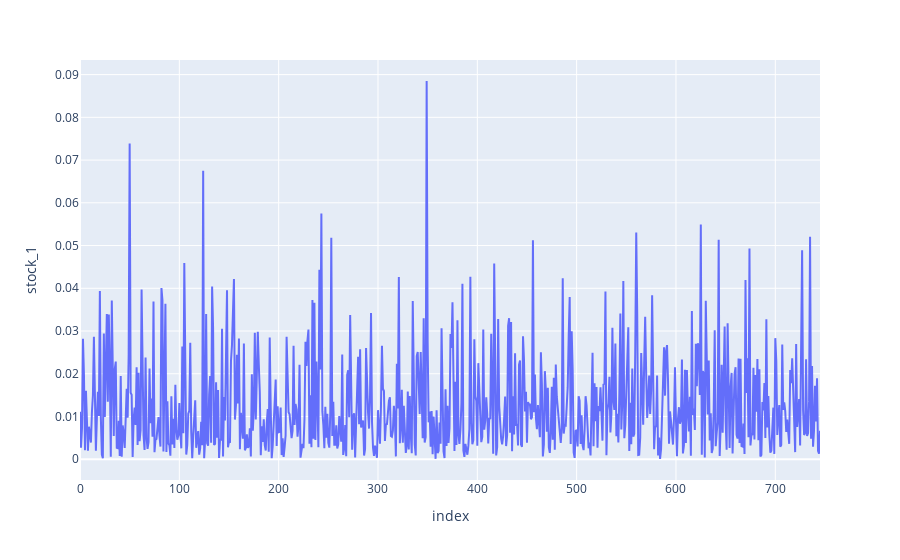

The cell this chart's notebook holds for it:
### Code cell
fig = px.line(
    stocks_df,
    # x="stock_0",
    y="stock_1"
)

fig.show()

### Figure 1 — Plotly figure (JSON) as saved in the notebook; plotly's stock layout.template omitted (floating-point values rounded to 4 significant figures; data arrays with more than 128 entries replaced by an {"elided": "..."} marker saying what was removed)
{"data": [{"hovertemplate": "index=%{x}<br>stock_1=%{y}<extra></extra>", "legendgroup": "", "line": {"color": "#636efa", "dash": "solid"}, "mode": "lines", "name": "", "orientation": "v", "showlegend": false, "type": "scatter", "x": {"elided": "746 int values"}, "xaxis": "x", "y": {"elided": "746 float values"}, "yaxis": "y"}], "layout": {"legend": {"tracegroupgap": 0}, "margin": {"t": 60}, "xaxis": {"anchor": "y", "domain": [0, 1], "title": {"text": "index"}}, "yaxis": {"anchor": "x", "domain": [0, 1], "title": {"text": "stock_1"}}}}
